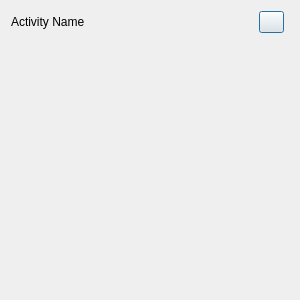
<?xml version="1.0" encoding="UTF-8"?>
<ui version="4.0">
 <class>QActivityNotesWidget</class>
 <widget class="QDialog" name="QActivityNotesWidget">
  <property name="geometry">
   <rect>
    <x>0</x>
    <y>0</y>
    <width>300</width>
    <height>300</height>
   </rect>
  </property>
  <property name="minimumSize">
   <size>
    <width>230</width>
    <height>0</height>
   </size>
  </property>
  <property name="windowTitle">
   <string>Dialog</string>
  </property>
  <property name="toolTip">
   <string>Add New Note</string>
  </property>
  <layout class="QGridLayout" name="gridLayout_2">
   <item row="0" column="0">
    <widget class="QFrame" name="frame">
     <property name="frameShape">
      <enum>QFrame::NoFrame</enum>
     </property>
     <property name="frameShadow">
      <enum>QFrame::Sunken</enum>
     </property>
     <property name="lineWidth">
      <number>0</number>
     </property>
     <property name="midLineWidth">
      <number>1</number>
     </property>
     <layout class="QVBoxLayout" name="verticalLayout_2">
      <property name="spacing">
       <number>2</number>
      </property>
      <property name="leftMargin">
       <number>0</number>
      </property>
      <property name="topMargin">
       <number>0</number>
      </property>
      <property name="rightMargin">
       <number>0</number>
      </property>
      <property name="bottomMargin">
       <number>0</number>
      </property>
      <item>
       <layout class="QVBoxLayout" name="verticalLayout">
        <property name="spacing">
         <number>0</number>
        </property>
        <property name="sizeConstraint">
         <enum>QLayout::SetMaximumSize</enum>
        </property>
        <property name="rightMargin">
         <number>5</number>
        </property>
        <item>
         <layout class="QHBoxLayout" name="horizontalLayout">
          <property name="spacing">
           <number>0</number>
          </property>
          <item>
           <widget class="QLabel" name="lblListName">
            <property name="text">
             <string>Activity Name</string>
            </property>
           </widget>
          </item>
          <item>
           <spacer name="horizontalSpacer">
            <property name="orientation">
             <enum>Qt::Horizontal</enum>
            </property>
            <property name="sizeHint" stdset="0">
             <size>
              <width>0</width>
              <height>0</height>
             </size>
            </property>
           </spacer>
          </item>
          <item>
           <widget class="QPushButton" name="btnAddChild">
            <property name="maximumSize">
             <size>
              <width>25</width>
              <height>25</height>
             </size>
            </property>
            <property name="toolTip">
             <string>Add a new activity to this list</string>
            </property>
            <property name="text">
             <string/>
            </property>
            <property name="icon">
             <iconset resource="resources.qrc">
              <normaloff>:/images/add.png</normaloff>:/images/add.png</iconset>
            </property>
            <property name="iconSize">
             <size>
              <width>18</width>
              <height>18</height>
             </size>
            </property>
            <property name="default">
             <bool>false</bool>
            </property>
            <property name="flat">
             <bool>false</bool>
            </property>
           </widget>
          </item>
         </layout>
        </item>
       </layout>
      </item>
      <item>
       <widget class="QScrollArea" name="scrollArea">
        <property name="acceptDrops">
         <bool>true</bool>
        </property>
        <property name="frameShape">
         <enum>QFrame::NoFrame</enum>
        </property>
        <property name="frameShadow">
         <enum>QFrame::Raised</enum>
        </property>
        <property name="lineWidth">
         <number>0</number>
        </property>
        <property name="midLineWidth">
         <number>1</number>
        </property>
        <property name="verticalScrollBarPolicy">
         <enum>Qt::ScrollBarAsNeeded</enum>
        </property>
        <property name="horizontalScrollBarPolicy">
         <enum>Qt::ScrollBarAlwaysOff</enum>
        </property>
        <property name="widgetResizable">
         <bool>true</bool>
        </property>
        <widget class="QWidget" name="scrollAreaWidgetContents">
         <property name="geometry">
          <rect>
           <x>0</x>
           <y>0</y>
           <width>282</width>
           <height>251</height>
          </rect>
         </property>
         <layout class="QVBoxLayout" name="verticalLayout_3">
          <property name="spacing">
           <number>0</number>
          </property>
          <property name="leftMargin">
           <number>0</number>
          </property>
          <property name="topMargin">
           <number>0</number>
          </property>
          <property name="rightMargin">
           <number>0</number>
          </property>
          <property name="bottomMargin">
           <number>0</number>
          </property>
          <item>
           <layout class="QVBoxLayout" name="vLayoutNotes">
            <property name="spacing">
             <number>5</number>
            </property>
            <property name="leftMargin">
             <number>5</number>
            </property>
            <property name="topMargin">
             <number>5</number>
            </property>
            <property name="rightMargin">
             <number>5</number>
            </property>
            <property name="bottomMargin">
             <number>5</number>
            </property>
           </layout>
          </item>
         </layout>
        </widget>
       </widget>
      </item>
     </layout>
    </widget>
   </item>
  </layout>
 </widget>
 <resources>
  <include location="resources.qrc"/>
 </resources>
 <connections/>
</ui>
